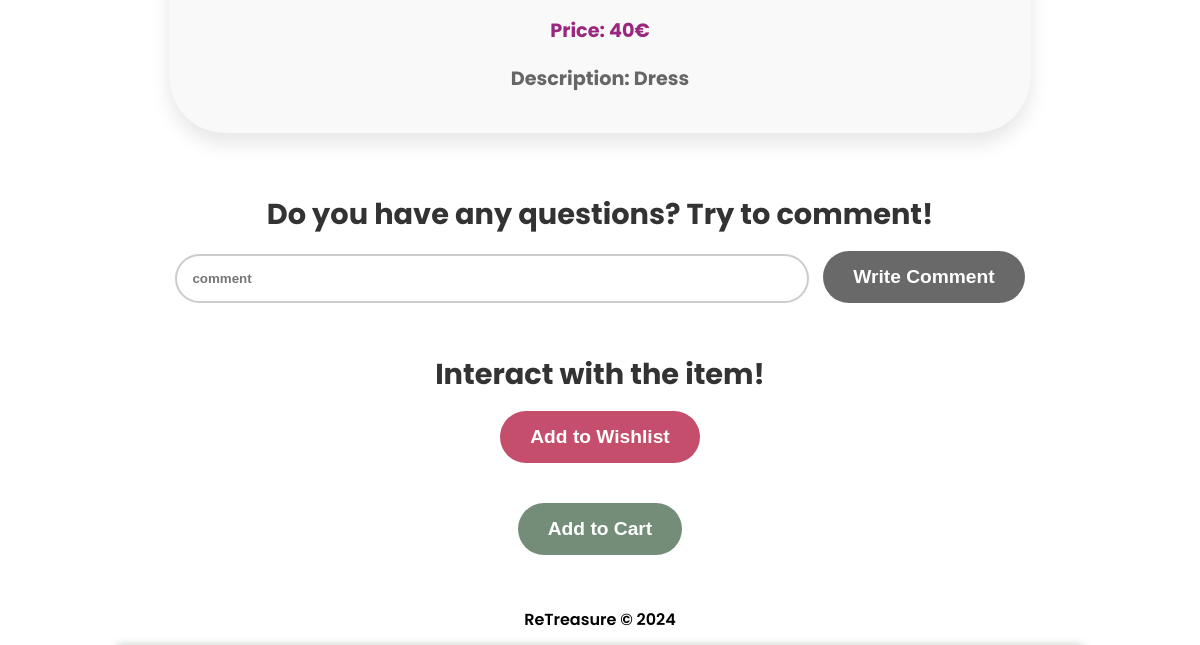
/pages/item.php?id=44 (signed in, lower part), run on an earlier commit of the app's database.
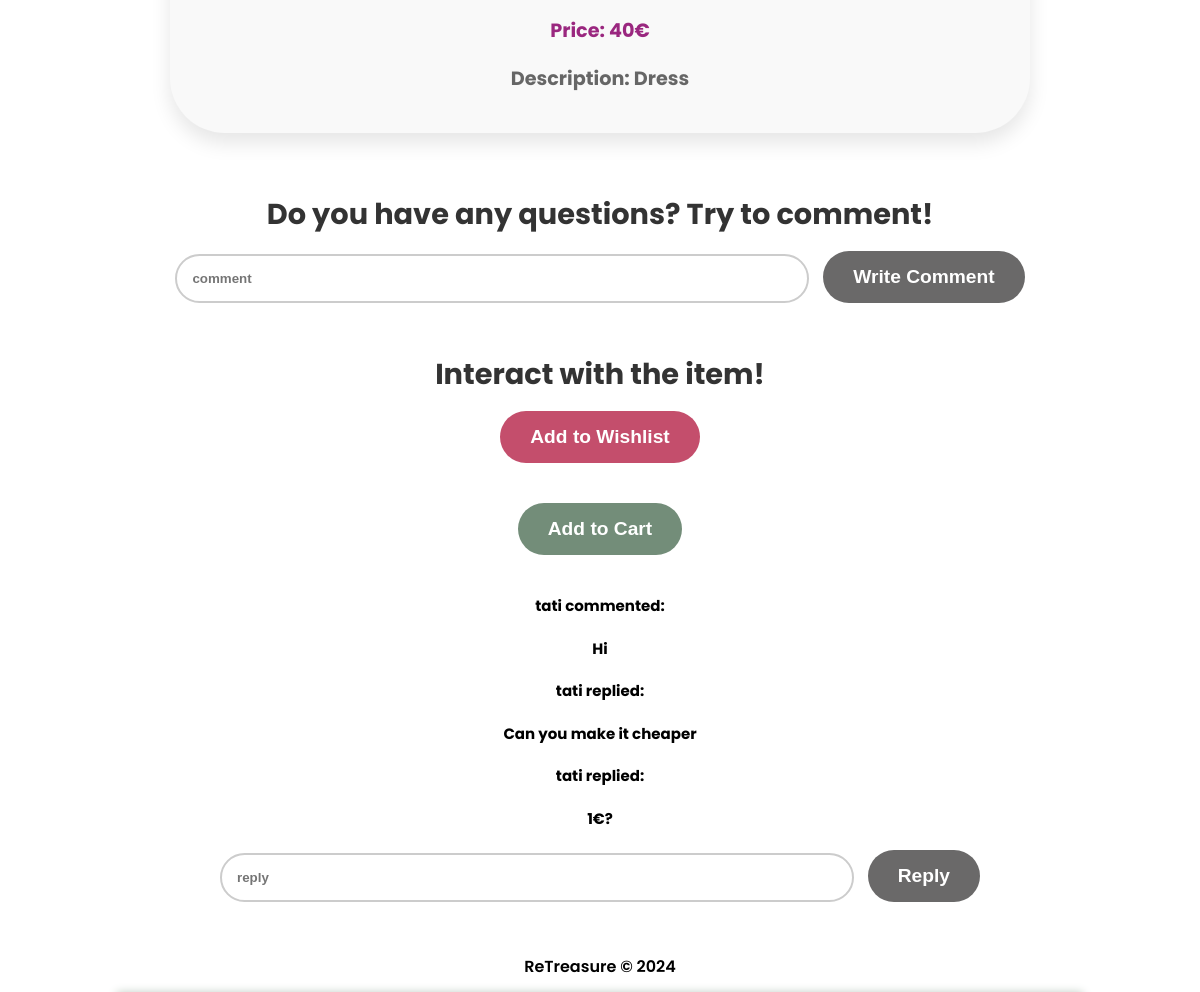
And on a later commit of the database.
### tables this page shows
CREATE TABLE items(
    id INTEGER,
    ownerUser TEXT NOT NULL,
    category TEXT NOT NULL,
    descriptionItem TEXT NOT NULL,
    sizeItem TEXT NOT NULL,
    color TEXT NOT NULL,
    price INTEGER NOT NULL,
    brand TEXT NOT NULL,
    model TEXT NOT NULL,
    condition TEXT NOT NULL,
    imagePath TEXT NOT NULL,
    PRIMARY KEY (id),
    FOREIGN KEY (ownerUser) REFERENCES users(username)
);

CREATE TABLE comment(
    id INTEGER NOT NULL,
    idItem INTEGER NOT NULL,
    user TEXT NOT NULL,
    texto TEXT NOT NULL,
    PRIMARY KEY (id),
    FOREIGN KEY (idItem) REFERENCES items(id),
    FOREIGN KEY (user) REFERENCES users(username)
);

CREATE TABLE reply(
    id INTEGER NOT NULL,
    idComment INTEGER NOT NULL,
    user TEXT NOT NULL,
    texto TEXT NOT NULL,
    PRIMARY KEY (id),
    FOREIGN KEY (idComment) REFERENCES comment(id),
    FOREIGN KEY (user) REFERENCES users(username)
);

### pages/item.php (called while the page is built, shortened)
<?php
  $session = new Session();
  require_once(__DIR__ . '/../database/item.class.php');
  require_once(__DIR__ . '/../database/comment.class.php');
  require_once(__DIR__ . '/../templates/basic.tpl.php');
  require_once(__DIR__ . '/../templates/items.tpl.php');
  $dbh = get_database_connection();
  $item = get_item($dbh, (int)$_GET['id']);
  $comments = get_comments($dbh, (int)$_GET['id']);
  drawHeader($session, "Item - " . $item->id, $dbh);
  drawItem($dbh, $item, $comments);
  drawFooter();

### database/item.class.php (called while the page is built, shortened)
<?php
  class Item {
    public function __construct(int $id, string $ownerUser, string $category, string $descriptionItem, string $sizeItem, string $color, int $price, string $brand, string $model, string $condition, string $imagePath)
    {
      $this->id = $id;
      $this->descriptionItem = $descriptionItem;
      $this->price = $price;
    }
  }

### database/user.db.php (called while the page is built, shortened)
<?php
require_once('../database/comment.class.php');
require_once('../database/reply.class.php');
function is_checkout_item(PDO $dbh, string $username, int $id) : bool
{
  $stmt = $dbh->prepare('SELECT * FROM buy WHERE id = ? AND user = ?');
  $stmt->execute(array($id, $username));
  return $stmt->fetch() !== false;
}
function is_wishlist_item(PDO $dbh, string $username, int $id) : bool
{
  $stmt = $dbh->prepare('SELECT * FROM wishlist WHERE id = ? AND user = ?');
  $stmt->execute(array($id, $username));
  return $stmt->fetch() !== false;
}
function get_item(PDO $dbh, int $id) : Item
{
  $stmt = $dbh->prepare('SELECT * FROM items WHERE id = ?');
  $stmt->execute(array($id));
  $row = $stmt->fetch(PDO::FETCH_ASSOC);
  $item = new Item(
    $row['id'],
    $row['ownerUser'],
    $row['category'],
    $row['descriptionItem'],
    $row['sizeItem'],
    $row['color'],
    $row['price'],
    $row['brand'],
    $row['model'],
    $row['condition'],
    $row['imagePath']
  );
  return $item;
}
function get_comments(PDO $dbh, int $id) : array
{
  $stmt = $dbh->prepare('SELECT comment.* FROM items JOIN comment ON comment.idItem = items.id WHERE items.id = ?');
  $stmt->execute(array($id));
  $comments = [];
  while ($row = $stmt->fetch(PDO::FETCH_ASSOC)) {
    $comments[] = new Comment(
      $row['id'],
      $row['idItem'],
      $row['user'],
      $row['texto'],
    );
  }
  return $comments;
}
function get_all_replies(PDO $dbh, int $idComment) : array
{
  $stmt = $dbh->prepare('SELECT * FROM reply WHERE idComment = ?');
  $stmt->execute(array($idComment));
  $replies = [];
  while ($row = $stmt->fetch(PDO::FETCH_ASSOC)) {
    $replies[] = new Reply(
      $row['idComment'],
      $row['user'],
      $row['texto'],
    );
  }
  return $replies;
}

### database/comment.class.php (called while the page is built, shortened)
<?php
    class Comment {
        public function __construct(int $id, int $idItem, string $user, string $text) {
            $this->id = $id;
            $this->user = $user;
            $this->text = $text;
        }
    }

### database/reply.class.php (called while the page is built, shortened)
<?php
    class Reply {
        public function __construct(int $idComment, string $user, string $text) {
            $this->user = $user;
            $this->text = $text;
        }
    }

### templates/items.tpl.php (the view, shortened to what this page needs)
<?php
  require_once(__DIR__ . '/../database/user.db.php');
  require_once(__DIR__ . '/../database/item.class.php');
  require_once(__DIR__ . '/../database/reply.class.php');
?>
<?php function drawItem(PDO $dbh, Item $item, array $comments) { ?>
    <section id="item">
        <section id="specific">
            <p id="price">Price: <?=$item->price?>&#8364</p>
            <p id="descriptionItem">Description: <?=htmlspecialchars($item->descriptionItem)?></p>
        </section>
    </section>
    <?php if (isset($_SESSION['username'])) { ?>
    <section id="addcomment">
        <h3>Do you have any questions? Try to comment!</h3>
        <form action="/actions/action_add_comment.php" method="post" class="comment">
            <input type="text" name="comment" placeholder="comment">
            <button type="submit">Write Comment</button>
        </form>
    </section>
    <section id="wb">
        <h3>Interact with the item!</h3>
    <?php if (!is_wishlist_item($dbh, $_SESSION['username'], $item->id)) { ?>
    <form action="/actions/action_add_wishlist.php" method="post" class="wishlist">
            <button type="submit">Add to Wishlist</button>
    </section>
    <?php } else { ?>
        <form action="/actions/action_remove_wishlist.php" method="post" class="wishlist">
        <button type="submit">Remove from Wishlist</button>
    </form>
    <?php } ?>
    <?php if (!is_checkout_item($dbh, $_SESSION['username'], $item->id)) { ?>
    <form action="/actions/action_buy_item.php" method="post" class="buy">
        <button type="submit">Add to Cart</button>
    </form>
    <?php } ?>
    <?php } ?>
    <section id="comments">
        <?php foreach ($comments as $comment) { ?>
            <section id="comment">
                <p id="userComment"><?=htmlspecialchars($comment->user)?> commented:</p>
                <p id="textComment"><?=htmlspecialchars($comment->text)?></p>
                <?php $replies = get_all_replies($dbh, $comment->id);
                foreach ($replies as $reply) { ?>
                    <section id="reply">
                    <p id="userReply"><?=htmlspecialchars($reply->user)?> replied:</p>
                    <p id="textReply"><?=htmlspecialchars($reply->text)?></p>
                    </section>
                <?php } ?>
                <?php if (isset($_SESSION['username'])) { ?>
                <form action="/actions/action_add_reply.php" method="post" class="reply">
                    <input type="text" name="reply" placeholder="reply">
                    <button type="submit">Reply</button>
                </form>
                <?php } ?>
            </section>
        <?php } ?>
    </section>
<?php } ?>

### templates/basic.tpl.php (shortened to what this page needs)
<?php
  require_once(__DIR__ . '/../database/item.class.php');
  require_once(__DIR__ . '/../database/user.db.php');
?>
<?php function drawHeader(Session $session, string $title, PDO $dbh) { ?>
<!DOCTYPE html>
<html lang="en-US">
  <head>
    <link rel="stylesheet" href="/css/style.css">
    <link rel="stylesheet" href="https://cdnjs.cloudflare.com/ajax/libs/font-awesome/6.0.0-beta3/css/all.min.css">
  </head>
  <body>
    <main>
<?php } ?>
<?php function drawFooter() { ?>
    </main>
    <footer>
      ReTreasure &copy; 2024
    </footer>
  </body>
</html>
<?php } ?>

### css/style.css (style rules this page uses)
:root { --white1: #FFFEF5; --white2: #FBF7F4; --white3: #FFFFFF; --green1: #EAEEEB; --green2: #BECBC0; --green3: #A7B9AB; --green4: #738D79; --green5: #284730; --pink1: #DC839B; --pink2: #A62048; --shadow: 0 5px 15px rgba(0, 0, 0, 0.1); }
body { text-align: center; font-family: "Poppins", sans-serif; font-weight: 600; font-style: normal; overflow-wrap: break-word; word-wrap: break-word; word-break: break-word; background-color: var(--white3); margin: 0 auto; max-width: 100%; }
html { height: 100%; margin: 0; padding: 0; }
body { display: flex; flex-direction: column; min-height: 100%; }
main { flex: 1; overflow: auto; }
footer { height: 3.125rem; text-align: center; line-height: 3.125rem; }
button { padding: 0.70rem 1.25rem; font-weight: bold; background-color: var(--pink1); color: var(--white3); border: none; border-radius: 20px; cursor: pointer; transition: background-color 0.3s ease; margin-bottom: 1.25rem; }
p { font-size: 15px; line-height: 1.5; color: #000000; font-weight: bold; margin-bottom: 20px; }
form { margin-bottom: 20px; }
h3 { margin-bottom: 10px; margin-top:0; font-family: "Poppins", sans-serif; font-style: normal; font-size: 0.01em; font-weight: 550; text-align: center; color:var(--green5); color: #333; }
button[type="submit"] { background-color: var(--green5); color:#ffffff; }
#item { padding: 30px; background-color: #f9f9f9; border-radius: 55px; box-shadow: 0 10px 20px rgba(0, 0, 0, 0.1); max-width: 800px; margin: 0 auto; margin-bottom: 60px; }
#specific p { margin-bottom: 10px; font-size: 1.2em; color: #666666; }
#specific #descriptionItem { font-weight: bold; }
#specific #price { font-weight: bold; color: #9a277f; }
#addcomment, #wb { margin-top: 30px; }
#addcomment h3, #wb h3 { font-size: 1.8em; font-weight: bold; color: #333333; margin-bottom: 15px; }
.comment, .wishlist, .buy, .reply { margin-top: 15px; }
.comment input[type="text"], .reply input[type="text"] { width: 50% ; padding: 15px; border-radius: 30px; border: 2px solid #ccc; margin-right: 10px; font-weight: 700; }
.comment button, .wishlist button, .buy button, .reply button { padding: 15px 30px; border: none; border-radius: 30px; background-color: #6a6969; color: #ffffff; font-size: 1.2em; font-weight: 700; cursor: pointer; transition: background-color 0.3s, color 0.3s; }
.wishlist button { background-color: rgb(196, 78, 108); }
.buy button { background-color: var(--green4); }

What changed in the data, as far as the page shows it:
added comment: user "tati", texto "Hi"
added reply: user "tati", texto "Can you make it cheaper"
added reply: user "tati", texto "1€?"
